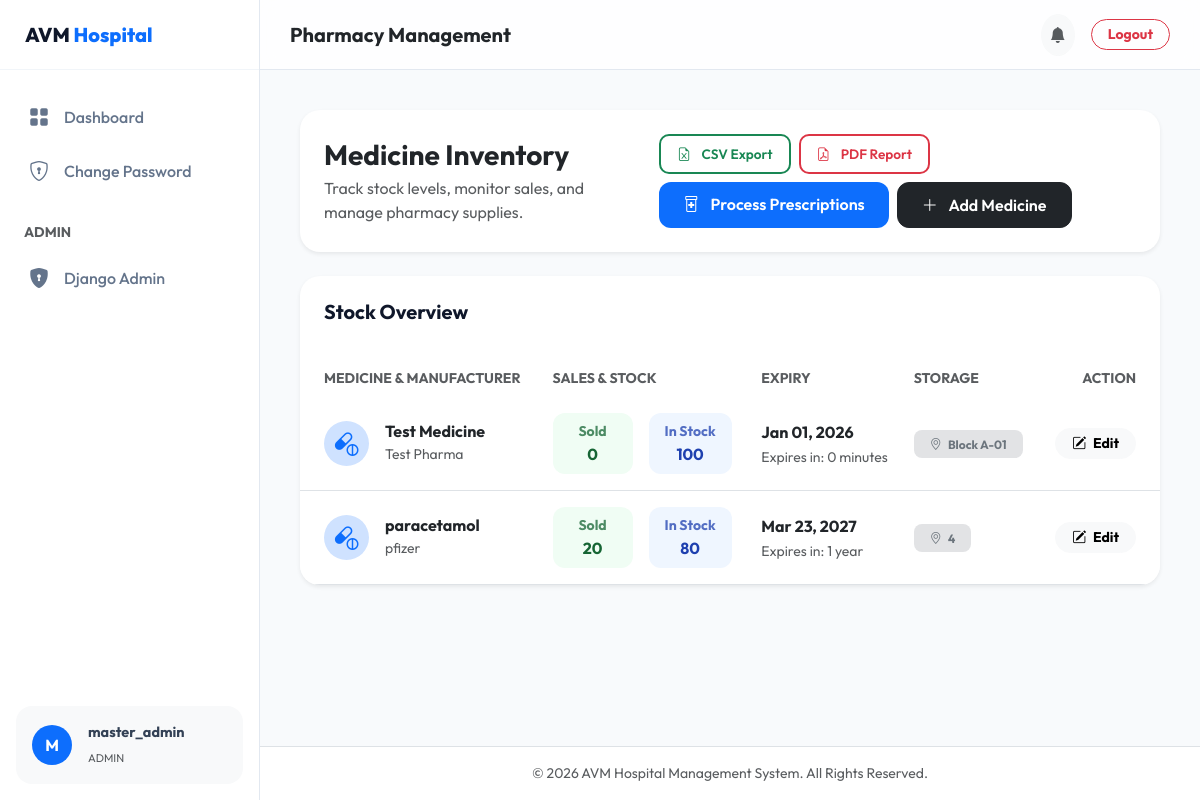
The page /pharmacy/ (signed in) on the database its author committed.
### hospital/models.py (models this page shows, shortened)
class CustomUser(AbstractUser):
    ROLE_CHOICES = (
        ('doctor', 'Doctor'),
        ('patient', 'Patient'),
        ('pharmacist', 'Pharmacist'),
        ('lab_tech', 'Lab Technician'),
    )
    role = models.CharField(max_length=15, choices=ROLE_CHOICES, default='patient')
    phone_number = models.CharField(max_length=15, blank=True, null=True)
    full_name = models.CharField(max_length=255, blank=True, null=True)
    address = models.TextField(blank=True, null=True)

class Medicine(models.Model):
    name = models.CharField(max_length=100)
    count = models.PositiveIntegerField(help_text="Current remaining stock")
    sold_count = models.PositiveIntegerField(default=0, help_text="Total units dispensed/sold")
    manufacture_date = models.DateField()
    expiry_date = models.DateField()
    company_name = models.CharField(max_length=150)
    storage_block = models.CharField(max_length=50, help_text="Where it's stored, e.g., 'A-10'")

### hospital/views.py (the view)
# urls.py: path('pharmacy/', views.pharmacy_dashboard, name='pharmacy_dashboard'),
@login_required
def pharmacy_dashboard(request):
    if request.user.role != 'pharmacist' and not request.user.is_superuser:
        return redirect('dashboard')
    medicines = MCP_Core.get_medicines(request.user)
    return render(request, 'pharmacy_dashboard.html', {'medicines': medicines})

### hospital/mcp_core.py (called while the page is built)
    @staticmethod
    def _check_permission(user: CustomUser, required_role: str):
        if not user.is_authenticated:
            raise PermissionDenied("Authentication required.")
        if user.is_superuser:
            return True
        if required_role == 'doctor' and user.role not in ['doctor', 'pharmacist', 'lab_tech']:
            raise PermissionDenied("Clinical/Staff privileges required.")
        return True

    @classmethod
    def get_medicines(cls, user: CustomUser):
        cls._check_permission(user, 'pharmacist')
        return Medicine.objects.all().order_by('name')

### hospital/templates/pharmacy_dashboard.html (shortened to what this page needs)
{% extends 'base.html' %}
{% block page_title %}Pharmacy Management{% endblock %}
{% block content %}
<div class="row g-4 mb-4">
    <div class="col-lg-12">
        <div class="card-custom p-4 bg-white border-0 shadow-sm">
            <div class="d-flex flex-column flex-md-row justify-content-between align-items-md-center gap-3">
                <div>
                    <h3 class="fw-bold mb-1 text-dark">Medicine Inventory</h3>
                    <p class="text-muted mb-0">Track stock levels, monitor sales, and manage pharmacy supplies.</p>
                </div>
                <div class="d-flex flex-wrap gap-2">
                    <a href="{% url 'export_pharmacy_csv' %}" class="export-btn btn btn-outline-success border-2">
                        <i class="bi bi-file-earmark-excel me-2"></i> CSV Export
                    </a>
                    <a href="{% url 'export_pharmacy_pdf' %}" class="export-btn btn btn-outline-danger border-2">
                        <i class="bi bi-file-earmark-pdf me-2"></i> PDF Report
                    </a>
                    <a href="{% url 'pharmacy_prescriptions' %}" class="btn btn-premium btn-premium-primary">
                        <i class="bi bi-prescription2 me-2"></i> Process Prescriptions
                    </a>
                    <a href="{% url 'add_medicine' %}" class="btn btn-dark btn-premium">
                        <i class="bi bi-plus-lg me-2"></i> Add Medicine
                    </a>
                </div>
            </div>
        </div>
    </div>
</div>
<div class="row">
    <div class="col-12">
        <div class="card-custom shadow-sm border-0">
            <div class="card-header-custom bg-transparent border-0 pt-4 px-4">
                <h5 class="fw-bold mb-0">Stock Overview</h5>
            </div>
            <div class="card-body p-0 mt-3">
                <div class="table-responsive">
                    {% if medicines %}
                    <table class="table table-hover align-middle mb-0">
                        <thead class="bg-light">
                            <tr>
                                <th class="ps-4 text-uppercase small fw-bold text-muted border-0">Medicine &
                                    Manufacturer</th>
                                <th class="text-uppercase small fw-bold text-muted border-0">Sales & Stock</th>
                                <th class="text-uppercase small fw-bold text-muted border-0">Expiry</th>
                                <th class="text-uppercase small fw-bold text-muted border-0">Storage</th>
                                <th class="pe-4 text-end text-uppercase small fw-bold text-muted border-0">Action</th>
                            </tr>
                        </thead>
                        <tbody>
                            {% for med in medicines %}
                            <tr class="medicine-row">
                                <td class="ps-4 py-4">
                                    <div class="d-flex align-items-center">
                                        <div class="rounded-circle bg-primary-subtle text-primary d-flex align-items-center justify-content-center me-3"
                                            style="width: 45px; height: 45px;">
                                            <i class="bi bi-capsule-pill fs-4"></i>
                                        </div>
                                        <div>
                                            <h6 class="mb-0 fw-bold text-dark">{{ med.name }}</h6>
                                            <small class="text-muted">{{ med.company_name }}</small>
                                        </div>
                                    </div>
                                </td>
                                <td>
                                    <div class="d-flex gap-3">
                                        <div class="stat-pill sold">
                                            <span class="small opacity-75">Sold</span>
                                            <span>{{ med.sold_count }}</span>
                                        </div>
                                        <div class="stat-pill {% if med.count < 10 %}low{% else %}stock{% endif %}">
                                            <span class="small opacity-75">In Stock</span>
                                            <span>{{ med.count }}</span>
                                        </div>
                                    </div>
                </td>
                <td>
                    <div class="fw-bold text-dark">{{ med.expiry_date|date:"M d, Y" }}</div>
                    <small class="text-muted">Expires in: {{ med.expiry_date|timeuntil }}</small>
                </td>
                <td>
                    <span class="badge bg-secondary-subtle text-secondary px-3 py-2 rounded-3 fw-bold">
                        <i class="bi bi-geo-alt me-1"></i> {{ med.storage_block }}
                    </span>
                </td>
                <td class="pe-4 text-end">
                    <a href="{% url 'update_medicine' med.pk %}" class="btn btn-sm btn-light rounded-pill px-3 fw-bold">
                        <i class="bi bi-pencil-square me-1"></i> Edit
                    </a>
                </td>
                </tr>
                {% endfor %}
                </tbody>
                </table>
                {% endif %}
            </div>
        </div>
    </div>
</div>
</div>
{% endblock %}

### hospital/templates/base.html (shortened to what this page needs)
{% load static %}
<!DOCTYPE html>
<html lang="en">
<head>
    <link href="https://cdn.jsdelivr.net/npm/bootstrap@5.3.0/dist/css/bootstrap.min.css" rel="stylesheet">
    <link rel="stylesheet" href="https://cdn.jsdelivr.net/npm/bootstrap-icons@1.10.5/font/bootstrap-icons.css">
</head>
<body>
    <aside class="sidebar" id="sidebar">
        <div class="sidebar-header">
            <a href="{% url 'home' %}" class="sidebar-brand">AVM <span>Hospital</span></a>
        </div>
        <div class="sidebar-nav">
            <a href="{% url 'dashboard' %}"
                class="nav-link-custom {% if request.resolver_match.url_name == 'dashboard' %}active{% endif %}">
                <i class="bi bi-grid-fill"></i> Dashboard
            </a>
            <a href="{% url 'password_change' %}"
                class="nav-link-custom {% if request.resolver_match.url_name == 'password_change' %}active{% endif %}">
                <i class="bi bi-shield-lock"></i> Change Password
            </a>
            {% if request.user.is_superuser %}
            <div class="px-4 mt-4 mb-2 small text-uppercase text-muted fw-bold">Admin</div>
            <a href="{% url 'admin:index' %}" class="nav-link-custom">
                <i class="bi bi-shield-lock-fill"></i> Django Admin
            </a>
            {% endif %}
        </div>
        <div class="p-3">
            <div class="bg-light p-3 rounded-4 d-flex align-items-center">
                <div class="flex-shrink-0">
                    <div class="rounded-circle bg-primary text-white d-flex align-items-center justify-content-center"
                        style="width: 40px; height: 40px;">
                        <span class="fw-bold">{{ request.user.username|make_list|first|upper }}</span>
                    </div>
                </div>
                <div class="flex-grow-1 ms-3 overflow-hidden">
                    <p class="mb-0 fw-bold text-truncate" style="font-size: 0.9rem;">
                        {{ request.user.full_name|default:request.user.username }}</p>
                    <small class="text-muted text-uppercase" style="font-size: 0.7rem;">
                        {{ request.user.get_role_display|default:request.user.role }}</small>
                </div>
            </div>
        </div>
    </aside>
    <div class="main-wrapper">
        <header class="main-header">
            <h5 class="mb-0 fw-bold text-dark d-none d-md-block">{% block page_title %}Dashboard{% endblock %}</h5>
            <div class="d-flex align-items-center gap-3">
                <div class="dropdown">
                    <button class="btn btn-light rounded-circle p-2" type="button" data-bs-toggle="dropdown">
                        <i class="bi bi-bell-fill text-muted"></i>
                    </button>
                </div>
                <form method="post" action="{% url 'logout' %}">
                    <button type="submit"
                        class="btn btn-outline-danger btn-sm rounded-pill px-3 fw-bold">Logout</button>
                </form>
            </div>
        </header>
        <main class="content-body">
            {% block content %}{% endblock %}
        </main>
        <footer class="footer mt-auto py-3 bg-white border-top text-center text-muted small">
            <p class="mb-0">© 2026 AVM Hospital Management System. All Rights Reserved.</p>
        </footer>
    </div>
</body>
</html>

### hospital/templates/base.html (style rules this page uses)
:root { --primary-color: #0d6efd; --secondary-color: #198754; --accent-color: #6366f1; --dark-blue: #0f172a; --sidebar-width: 260px; --header-height: 70px; --card-shadow: 0 10px 30px rgba(0, 0, 0, 0.04); --transition: all 0.3s cubic-bezier(0.4, 0, 0.2, 1); }
body { font-family: 'Outfit', sans-serif; background-color: #f8fafc; color: #334155; min-height: 100vh; overflow-x: hidden; }
.sidebar { width: var(--sidebar-width); height: 100vh; position: fixed; top: 0; left: 0; background-color: white; border-right: 1px solid #e2e8f0; z-index: 1000; transition: var(--transition); display: flex; flex-direction: column; }
.sidebar-header { height: var(--header-height); display: flex; align-items: center; padding: 0 25px; border-bottom: 1px solid #f1f5f9; }
.sidebar-brand { font-weight: 800; font-size: 1.25rem; color: var(--dark-blue); text-decoration: none; }
.sidebar-brand span { color: var(--primary-color); }
.sidebar-nav { padding: 20px 0; flex-grow: 1; }
.nav-link-custom { display: flex; align-items: center; padding: 12px 25px; color: #64748b; text-decoration: none; font-weight: 500; transition: var(--transition); border-left: 4px solid transparent; }
.nav-link-custom i { font-size: 1.25rem; margin-right: 15px; }
.main-wrapper { margin-left: var(--sidebar-width); transition: var(--transition); min-height: 100vh; display: flex; flex-direction: column; }
.main-header { height: var(--header-height); background: rgba(255, 255, 255, 0.8); backdrop-filter: blur(10px); border-bottom: 1px solid #e2e8f0; display: flex; align-items: center; justify-content: space-between; padding: 0 30px; position: sticky; top: 0; z-index: 900; }
.content-body { padding: 40px; flex-grow: 1; }
.card-custom { background: white; border-radius: 20px; border: 1px solid #e2e8f0; box-shadow: var(--card-shadow); transition: var(--transition); overflow: hidden; }
.card-header-custom { background: #f8fafc; border-bottom: 1px solid #f1f5f9; padding: 20px 25px; font-weight: 700; color: var(--dark-blue); }
.btn-premium { padding: 10px 24px; border-radius: 12px; font-weight: 600; transition: var(--transition); }
.btn-premium-primary { background: var(--primary-color); color: white; border: none; }

### hospital/templates/pharmacy_dashboard.html (style rules this page uses)
.stat-pill { padding: 8px 16px; border-radius: 12px; font-weight: 700; display: flex; flex-direction: column; align-items: center; min-width: 80px; }
.stat-pill.sold { background-color: #f0fdf4; color: #166534; }
.stat-pill.stock { background-color: #eff6ff; color: #1e40af; }
.medicine-row { transition: var(--transition); }
.export-btn { padding: 8px 16px; border-radius: 10px; font-weight: 600; font-size: 0.85rem; transition: var(--transition); }

### rows shown on the page
CustomUser: user.username|make_list "M", user.full_name "master_admin", user.role "ADMIN"
Medicine: name "Test Medicine", company_name "Test Pharma", sold_count "0", count "100", expiry_date "Jan 01, 2026", expiry_date "0 minutes", storage_block "Block A-01"
Medicine: name "paracetamol", company_name "pfizer", sold_count "20", count "80", expiry_date "Mar 23, 2027", expiry_date "1 year", storage_block "4"
